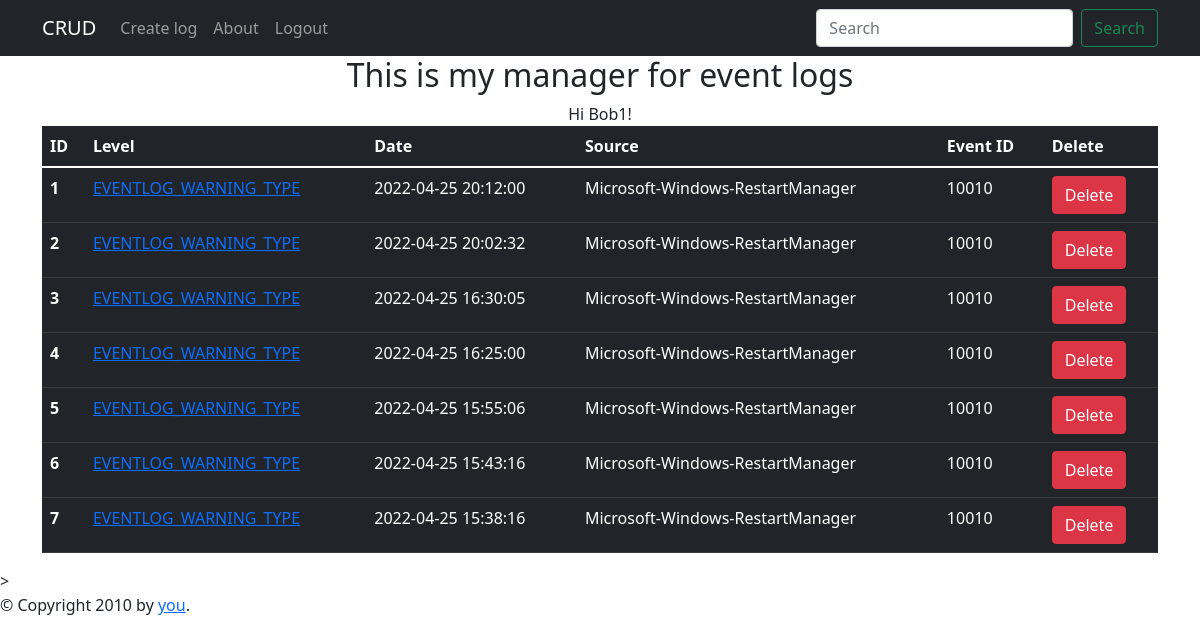
Page / (signed in) on the earlier database version.
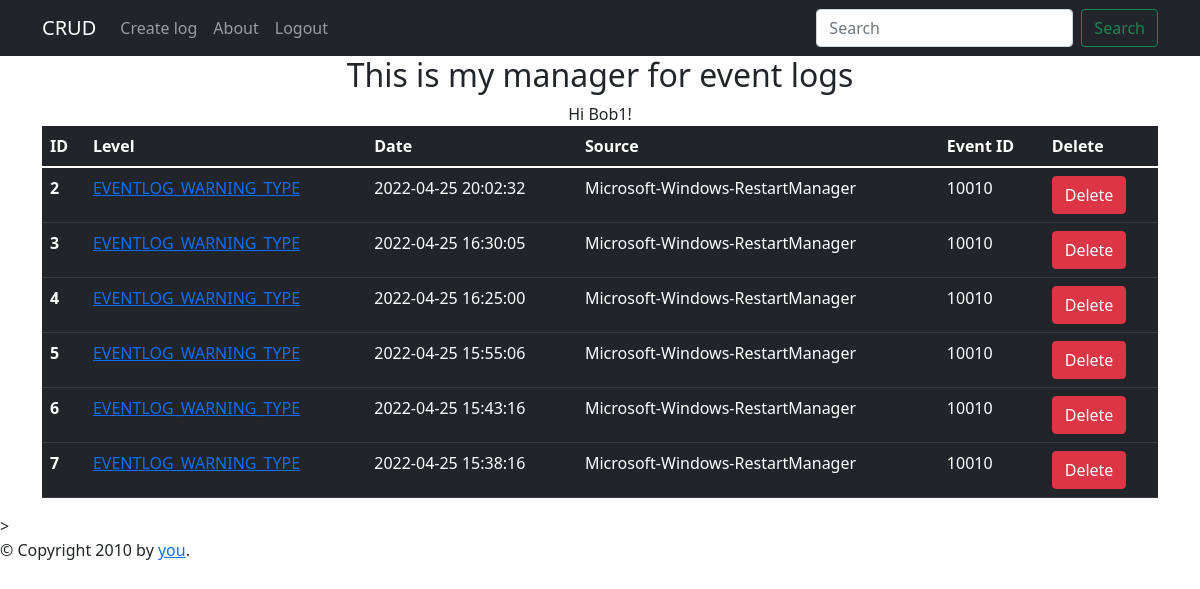
Same page on the later database version.
### models.py (models this page shows, shortened)
class User(db.Model, UserMixin):
    __tablename__ = "user"
    id = db.Column(db.Integer, primary_key=True)
    username = db.Column(db.String(80), unique=True, nullable=False)
    password = db.Column(db.String(300), nullable=False, unique=True)

class Events_model(db.Model):
    __tablename__ = 'event_errors'
    id = db.Column(db.Integer, primary_key=True)
    level = db.Column(db.String(80))
    date_time = db.Column(db.DateTime, default=datetime.utcnow)
    source = db.Column(db.String(80))
    event_id = db.Column(db.Integer())

### app.py (the view)
@app.route('/')
@login_required
def home():
    application_logs = Events_model.query.all()
    return render_template('index.html', application_logs=application_logs, name = current_user), 200

### app.py (called while the page is built)
@login_manager.user_loader
def load_user(user_id):
    return User.query.get(int(user_id))

### templates/index.html (shortened to what this page needs)
{% extends "base.html" %}
{% block content %}
<div class="container" style="text-align: center;width: 100%;">
    <h2> This is my manager for event logs</h2>
     Hi {{ current_user.username }}!
</div>
<div class = "container">
      <table class="table table-dark">
        <thead>
          <tr>
            <th scope="col">ID</th>
            <th scope="col">Level</th>
            <th scope="col">Date</th>
            <th scope="col">Source</th>
            <th scope="col">Event ID</th>
            <th scope="col">Delete</th>
          </tr>
        </thead>
        <tbody>
            {% for application_log in application_logs %}
        <a href="#">
          <tr>
            <th scope="row">{{application_log.id}}</th>
            <td><a href='/data/{{application_log.id}}/update'>{{application_log.level}}</a></td>
            <td>{{application_log.date_time}}</td>
            <td>{{application_log.source}}</td>
            <td>{{application_log.event_id}}</td>
            <td><a href='/data/{{application_log.id}}/delete' onclick="return confirm('Are you sure you want to delete this item?');" type="button" class="btn btn-danger">Delete</a></td>
          </tr>
        </a>
          {% endfor %}
        </tbody>
      </table>
</div>>
{% endblock %}

### templates/base.html (shortened to what this page needs)
<!doctype html>
<html>
  <head>
    {% block head %}
    <link href="https://cdn.jsdelivr.net/npm/bootstrap@5.1.3/dist/css/bootstrap.min.css" rel="stylesheet">
    {% endblock %}
  </head>
  <body>
    <div id="header">{% include 'header.html' %}</div>
    <div id="content">{% block content %}{% endblock %}</div>
    <div id="footer">
      {% block footer %}
      &copy; Copyright 2010 by <a href="http://domain.invalid/">you</a>.
      {% endblock %}
    </div>
  </body>
</html>

### templates/header.html (shortened to what this page needs)
<nav class="navbar navbar-expand-lg navbar-dark bg-dark" aria-label="Eighth navbar example">
    <div class="container">
      <a class="navbar-brand" href="/">CRUD</a>
      <div class="collapse navbar-collapse" id="navbarsExample07">
        <ul class="navbar-nav me-auto mb-2 mb-lg-0">
          <li class="nav-item">
            <a class="nav-link" href="/create">Create log</a>
          </li>
        </ul>
      <div class="collapse navbar-collapse" id="navbarsExample07">
        <ul class="navbar-nav me-auto mb-2 mb-lg-0">
          <li class="nav-item">
            <a class="nav-link" href="/about">About</a>
          </li>
        </ul>
        <div class="collapse navbar-collapse" id="navbarsExample">
          <ul class="navbar-nav me-auto mb-2 mb-lg-0">
            <li class="nav-item">
              {% if current_user.username %}
              <a class="nav-link" href="/logout">Logout</a>
              {% else %}
              <a class="nav-link" href="/login">Login</a>
              {% endif %}
            </li>
          </ul>
        <form class="form-inline my-2 my-lg-0" action="/search" method="POST">
            <div class="d-flex flex-row">
            <input class="form-control mx-2" type="search" placeholder="Search" name="id" aria-label="Search">
            <button class="btn btn-outline-success ml-2 my-sm-0" type="submit">Search</button>
        </div>
        </form>
      </div>
    </div>
  </nav>

Differences in the rows shown:
removed Events_model: id "1", level "EVENTLOG_WARNING_TYPE", date_time "2022-04-25 20:12:00", source "Microsoft-Windows-RestartManager", event_id "10010"
